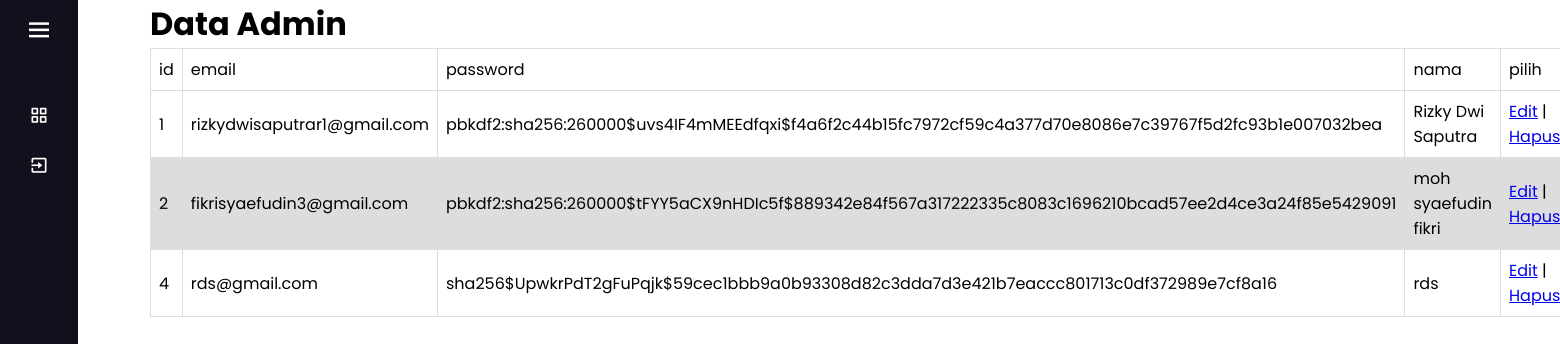
Page /admin (signed in) on the committed database.
### application/models.py (models this page shows)
class ADMIN(UserMixin, db.Model):
    id = db.Column(db.Integer, primary_key=True) # primary keys are required by SQLAlchemy
    email = db.Column(db.String(100), unique=True)
    password = db.Column(db.String(100))
    role = db.Column(db.String(100))
    nama = db.Column(db.String(1000))
    token = db.Column(db.String(1000))

### application/main.py (the view)
@app.route('/admin')
@roles_required('admin')
def admin():
    admin= ADMIN.query.all()
    return render_template("dashboard/data_admin.html",admin=admin,name=current_user.nama)

### application/__init__.py (called while the page is built)
@login_manager.user_loader
def load_user(user_id):
        return ADMIN.query.get(int(user_id))

### application/main.py (called while the page is built)
def roles_required(*role_names):
    def decorator(original_route):
        @wraps(original_route)
        def decorated_route(*args, **kwargs):
            if not current_user.is_authenticated:
                print('The user is not authenticated.')
                return redirect(url_for('login'))
            print(current_user.role)
            print(role_names)
            if not current_user.role in role_names:
                print('The user does not have this role.')
                return redirect(url_for('login'))
            else:
                print('The user is in this role.')
                return original_route(*args, **kwargs)
        return decorated_route
    return decorator

### application/templates/dashboard/data_admin.html (shortened to what this page needs)
{% include 'dashboard/nav.html' %}
{% block content %}
<div class="container" style="margin-left: 150px;margin-right: 20px;">
    <div class="starter-template">
        <h1>Data Admin</h1>
        <table class="table table-striped">
            <thead>
                <tr>
                    <td>id</td>
                    <td>email</td>
                    <td>password</td>
                    <td>nama</td>
                    <td>pilih</td>
                </tr>
            </thead>
            <tbody>
                {% for row in admin %}
                <tr>
                    <td>{{ row.id }}</td>
                    <td>{{ row.email }}</td>
                    <td>{{ row.password }}</td>
                    <td>{{ row.nama }}</td></a>
                    <td><a href="/formupdate/{{row.id}}">Edit</a> | <a href="/deleteadmin/{{row.id}}">Hapus</a>
                    </td>
                </tr>
                {% else %}
                <tr>
                    <td colspan="2">tidak ada data</td>
                </tr>
                {% endfor %}
            </tbody>
        </table>
    </div>
</div>
{% endblock %}

### application/templates/dashboard/nav.html (shortened to what this page needs)
<!DOCTYPE html>
<html lang="en" dir="ltr">
<head>
    <link rel="stylesheet" href="../../static/css/header.css">
    <link href='https://unpkg.com/boxicons@2.0.7/css/boxicons.min.css' rel='stylesheet'>
</head>
<body>
    <div class="sidebar close">
        <div class="logo-details">
            <i style="cursor:pointer;" class='bx bx-menu'></i>
        </div>
        <ul class="nav-links">
            <li>
                <a href="{{url_for('dashboard')}}">
                    <i class='bx bx-grid-alt'></i>
                </a>
            </li>
            <li>
            <li>
                <a href="{{url_for('auth.logout')}}">
                    <i class='bx bx-exit'></i>
                </a>
            </li>
        </ul>
    </div>
</body>
</html>

### application/static/css/header.css (style rules this page uses)
* { margin: 0; padding: 0; box-sizing: border-box; font-family: 'Poppins', sans-serif; }
.sidebar { position: fixed; top: 0; left: 0; height: 100%; width: 260px; background: #11101d; z-index: 100; transition: all 0.5s ease; }
.sidebar.close { width: 78px; }
.sidebar .logo-details { height: 60px; width: 100%; display: flex; align-items: center; }
.sidebar .logo-details i { font-size: 30px; color: #fff; height: 50px; min-width: 78px; text-align: center; line-height: 50px; }
.sidebar .nav-links { height: 100%; padding: 30px 0 150px 0; overflow: auto; }
.sidebar.close .nav-links { overflow: visible; }
.sidebar .nav-links li { position: relative; list-style: none; transition: all 0.4s ease; }
.sidebar .nav-links li i { height: 50px; min-width: 78px; text-align: center; line-height: 50px; color: #fff; font-size: 20px; cursor: pointer; transition: all 0.3s ease; }
.sidebar .nav-links li a { display: flex; align-items: center; text-decoration: none; }

### application/templates/dashboard/nav.html (style rules this page uses)
table { font-family: arial, sans-serif; border-collapse: collapse; width: 100%; }
td, th { border: 1px solid #dddddd; text-align: left; padding: 8px; }
tr:nth-child(even) { background-color: #dddddd; }

### rows in the picture
ADMIN: id "1", email "rizkydwisaputrar1@gmail.com", password "pbkdf2:sha256:260000$uvs4IF4mMEEdfqxi$f4a6f2c44b15fc7972cf59c4a377d70e8086e7c39767f5d2fc93b1e007032bea", nama "Rizky Dwi Saputra"
ADMIN: id "2", email "fikrisyaefudin3@gmail.com", password "pbkdf2:sha256:260000$tFYY5aCX9nHDIc5f$889342e84f567a317222335c8083c1696210bcad57ee2d4ce3a24f85e5429091", nama "moh syaefudin fikri"
ADMIN: id "4", email "rds@gmail.com", password "sha256$UpwkrPdT2gFuPqjk$59cec1bbb9a0b93308d82c3dda7d3e421b7eaccc801713c0df372989e7cf8a16", nama "rds"
